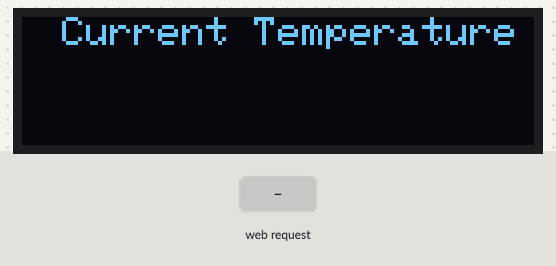
Recording of a sketch running on a simulated ESP8266 (NodeMCU). Shown: 128×32 one-colour display. Inputs (shaded band) come from the test bench. WiFi joins after 1.5 s; servers stay silent unless stated; the display library's start-up logo is not drawn; uploads are accepted with an empty reply; what the sketch prints to the serial monitor is not drawn.

Above: at 6.9 s.
7.0 s: HTTP request GET /temp received
8.5 s: HTTP request GET /k received
10.1 s: HTTP request GET /c received
Timing chart, 0 to 13.1 s (numbered marks = the images above; inputs shaded):
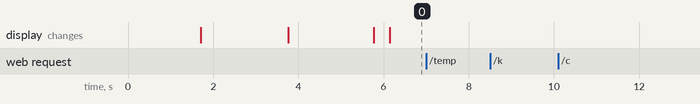

Measured:
- after the input at 7.0 s, every drawn part: stays the same
- after the input at 8.5 s, every drawn part: stays the same
- after the input at 10.1 s, every drawn part: stays the same

The sketch:

wifi_i2c_therm_display.ino
```cpp
#include <SPI.h>
#include <Wire.h>
#include <Adafruit_GFX.h>
#include <Adafruit_SSD1306.h>
#include <ESP8266WiFi.h>
#include <string.h>
#include <stdlib.h>
#include "pins_arduino.h"

#define OLED_RESET D6

// NOTE: TO ACTUALLY CONNECT 1306 128x64 LCD Display I2C -
/*
    arduino I2C standards define the following:
        SDA = GPIO4
        SCL = GPIO5

    so to connect an I2C Display to NodeMCU:
        SDA = GPIO4 = D2 (NodeMCU Pin - see ./pins_arduino.h)
        SCL = GPIO5 = D1 (NodeMCU Pin - see ./pins_arduino.h)

*/

Adafruit_SSD1306 display(OLED_RESET);

// wifi credentials
// uncomment only one of these

const char *ssid = "moo";
const char *password = "HCMOO_7120";
/*
const char *ssid = "Naookie's iPhone";
const char *password = "432testpoint";
*/

/*
only use when at home
// static ip info
IPAddress ip(10,0,0,211);
IPAddress gateway(10,0,0,1);
IPAddress subnet(255,255,255,0);

//server address
IPAddress server(73,240,200,192);
*/
IPAddress server(10,0,0,210);
String req = "GET /temp HTTP/1.1";


int wifiStatus;
WiFiClient client;
WiFiServer control(80);
char buf[1024];
char k_buf[8];
char c_buf[8];
char f_buf[8];

boolean lcd_on = true;
char unit = 'F';

void setup() {
    strcpy(buf, "");
    strcpy(k_buf, "");
    strcpy(c_buf, "");
    strcpy(f_buf, "");

    Serial.begin(115200);
    delay(200);

    Serial.println("\n");
    Serial.print("This device's MAC address is: ");
    Serial.println(WiFi.macAddress());

    //WiFi.mode(WIFI_STA);
    WiFi.begin(ssid, password);
    //WiFi.config(ip, gateway, subnet);
    while (WiFi.status() != WL_CONNECTED) {
        delay(500);
        Serial.print(".");
    }

    wifiStatus = WiFi.status();
    if(wifiStatus == WL_CONNECTED){
        Serial.println("");
        Serial.print("Connected - Your IP address is: ");
        Serial.println(WiFi.localIP());
    }

    // by default, we'll generate the high voltage from the 3.3v line internally! (neat!)
    display.begin(SSD1306_SWITCHCAPVCC, 0x3C);  // initialize with the I2C addr 0x3C (for the 128x32)
    // init done

    // Show image buffer on the display hardware.
    // Since the buffer is intialized with an Adafruit splashscreen
    // internally, this will display the splashscreen.
    display.display();
    delay(2000);

    // Clear the buffer.
    display.clearDisplay();

    // draw a single pixel
    display.drawPixel(10, 10, WHITE);
    // Show the display buffer on the hardware.
    // NOTE: You _must_ call display after making any drawing commands
    // to make them visible on the display hardware!
    display.display();
    delay(2000);
    display.clearDisplay();
    display.display();

    control.begin();
}

int loop_count = 0;

void loop() {

    // check to see if controller connected
    check_controller();

    // if we do not have a current connection with the server
    if (!client.connected()) {
        // connect to server
        if (client.connect(server, 11000)) {
            Serial.println("Established connection to server\n");
        }
    }
    // else client is already connected
    else {
        // Make HTTP request
        client.println(req);
        client.println();
    }

    // if client is still connected OR we have a response buffered
    if (client.connected()) {
        // if response recieved, print it
        int i = 0;
        while(client.available() > 0) {
            char r = (char) client.read();
            buf[i] = r;
            i++;
        }
        client.flush();

        if (strip_temps() == 0) {
            show_temps();
        }
        strcpy(buf, "");
    }
    else {
        Serial.println("Terminating connection to server\n");
        client.stop();
    }

    delay(100);
}

int strip_temps() {
    boolean body = false;
    boolean in_tag = false;
    char tag[128];
    strcpy(tag, "");
    int i = 0, j = 0;
    int res_len = strlen(buf);

    if (strcmp(buf, "") == 0) {
        return -1;
    }

    strcpy(k_buf, "");
    strcpy(c_buf, "");
    strcpy(f_buf, "");

    /* else {
        Serial.print("res_len: ");
        Serial.println(res_len);
    } */

    while(!body && i < res_len) {
        if (buf[i] == '<') {
            in_tag = true;
        }
        if (in_tag) {
            //Serial.print(buf[i]);
            //delay(100);
            tag[j] = buf[i];
            j++;
            if (buf[i] == '>') {
                in_tag = false;
                tag[j] = '\0';
                if (strcmp(tag, "<html>") == 0) {
                    //Serial.print("TAG MATCH: ");
                    //Serial.println(tag);
                    body = true;
                }
                else {
                    //Serial.print("TAG MISMATCH: ");
                    //Serial.println(tag);
                    strcpy(tag, "");
                    j = 0;
                }
            }
        }
        i++;
    }
    if (body) {
        char cur;
        boolean k_start = false;
        boolean k_done = false;
        boolean c_start = false;
        boolean c_done = false;
        boolean f_start = false;
        boolean f_done = false;
        j = 0;
        while (!k_done) {
            cur = buf[i];
            if ((cur >= '0' && cur <= '9') || cur == '.') {
                k_start = true;
                k_buf[j] = cur;
                j++;
            }
            else if (k_start) {
                k_buf[j] = '\0';
                k_done = true;
            }
            i++;
        }
        j = 0;
        while (!c_done) {
            cur = buf[i];
            if ((cur >= '0' && cur <= '9') || cur == '.') {
                c_start = true;
                c_buf[j] = cur;
                j++;
            }
            else if (c_start) {
                c_buf[j] = '\0';
                c_done = true;
            }
            i++;
        }
        j = 0;
        while (!f_done) {
            cur = buf[i];
            if ((cur >= '0' && cur <= '9') || cur == '.') {
                f_start = true;
                f_buf[j] = cur;
                j++;
            }
            else if (f_start) {
                f_buf[j] = '\0';
                f_done = true;
            }
            i++;
        }
    }
    return 0;
}

void show_temps() {
    display.clearDisplay();
    if (!lcd_on) {
        display.display();
        return;
    }
    display.setTextSize(1);
    display.setTextColor(WHITE);

    display.setCursor(10,0);
    display.print("Current Temperature");

    display.setTextSize(3);
    display.setCursor(0,17);
    switch (unit) {
    case 'K':
        display.print(k_buf);
        display.setCursor(0,42);
        display.print(" DEG K");
        break;
    case 'C':
        display.print(" ");
        display.print(c_buf);
        display.setCursor(0,42);
        display.print(" DEG C");
        break;
    case 'F':
        display.print(" ");
        display.print(f_buf);
        display.setCursor(0,42);
        display.print(" DEG F");
        break;
    }
    display.display();
}

void check_controller() {
    WiFiClient controller = control.available();
    if (controller) {
         // Read the first line of the request
        String c_req = controller.readStringUntil('\r');
        Serial.println(c_req);
        controller.flush();

        // Match the request
        int val = -1; // We'll use 'val' to keep track of both the
                // request type (read/set) and value if set.
        if (c_req.indexOf("/temp") != -1) {
            val = 1; // Will display temperature
        } else if (c_req.indexOf("/k") != -1) {
            val = 2;
        } else if (c_req.indexOf("/c") != -1) {
            val = 3;
        } else if (c_req.indexOf("/f") != -1) {
            val = 4;
        } else if (c_req.indexOf("/on") != -1) {
            val = 5;
        } else if (c_req.indexOf("/off") != -1) {
            val = 6;
        }


        controller.flush();

        // Prepare the response. Start with the common header:
        String c_res = "HTTP/1.1 200 OK\r\n";
        c_res += "Content-Type: text/html\r\n\r\n";
        c_res += "<!DOCTYPE HTML>\r\n<html>\r\n";

        char tstr[7] = "";
        switch (val) {
        case 1:
            c_res += k_buf;
            c_res += " K<br>";
            c_res += c_buf;
            c_res += " C<br>";
            c_res += f_buf;
            c_res += " F<br>";
            break;
        case 2:
            c_res += "Unit changed to Kelvin (K)<br>";
            unit = 'K';
            break;
        case 3:
            c_res += "Unit changed to Celsius (C)<br>";
            unit = 'C';
            break;
        case 4:
            c_res += "Unit changed to Farenheit (F)<br>";
            unit = 'F';
            break;
        case 5:
            c_res += "Turning on lcd<br>";
            lcd_on = true;
            break;
        case 6:
            c_res += "Turning off lcd<br>";
            lcd_on = false;
            break;
        default:
            c_res += "Invalid Request.<br>";
            break;
        }
        c_res += "</html>\n";

        // Send the response to the client
        controller.print(c_res);
        Serial.print(c_res);

    }
}
```
